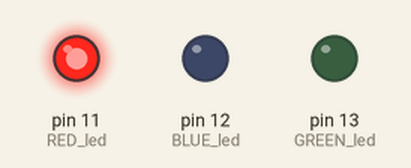
Recording of a program running on a simulated Raspberry Pi (header pin numbers). Shown: output pins drawn as LEDs (lit = HIGH).

Above: at 0.5 s.
At 2.5 s:
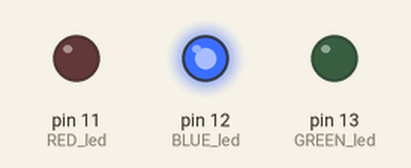
At 4.5 s:
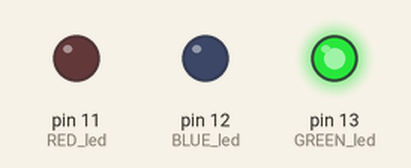
At 5.5 s:
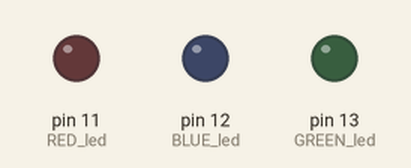
Timing chart, 0 to 7.8 s (numbered marks = the images above):
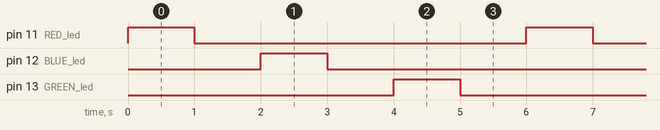

The program:

led_test.py
```python
import RPi.GPIO as GPIO

import time

GPIO.setmode(GPIO.BOARD)
GPIO.setwarnings(False)

RED_led=11
BLUE_led=12
GREEN_led=13
while 1 :
    GPIO.setup(RED_led,GPIO.OUT, initial=GPIO.LOW)
    GPIO.setup(BLUE_led,GPIO.OUT, initial=GPIO.LOW)
    GPIO.setup(GREEN_led,GPIO.OUT, initial=GPIO.LOW)

    GPIO.output(RED_led, GPIO.HIGH)
    time.sleep(1)

    GPIO.output(RED_led, GPIO.LOW)
    time.sleep(1)

    GPIO.output(BLUE_led, GPIO.HIGH)
    time.sleep(1)

    GPIO.output(BLUE_led, GPIO.LOW)
    time.sleep(1)

    GPIO.output(GREEN_led, GPIO.HIGH)
    time.sleep(1)

    GPIO.output(GREEN_led, GPIO.LOW)
    time.sleep(1)
    
```

Measured:
- by itself, pin 11 (RED_led), pin 12 (BLUE_led), pin 13 (GREEN_led): alternates HIGH for 1.0 s and LOW for 5.0 s
- by itself, everything shown: repeats every 6.0 s, in 6 steps
